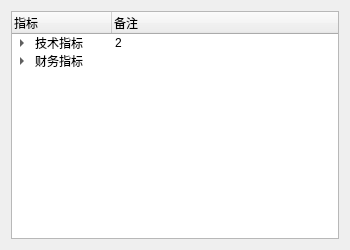
<?xml version="1.0" encoding="UTF-8"?>
<ui version="4.0">
 <class>Form</class>
 <widget class="QWidget" name="Form">
  <property name="geometry">
   <rect>
    <x>0</x>
    <y>0</y>
    <width>350</width>
    <height>250</height>
   </rect>
  </property>
  <property name="windowTitle">
   <string>Form</string>
  </property>
  <layout class="QHBoxLayout" name="horizontalLayout">
   <item>
    <widget class="QTreeWidget" name="treeWidget">
     <column>
      <property name="text">
       <string>指标</string>
      </property>
     </column>
     <column>
      <property name="text">
       <string>备注</string>
      </property>
     </column>
     <item>
      <property name="text">
       <string>技术指标</string>
      </property>
      <property name="text">
       <string>2</string>
      </property>
      <item>
       <property name="text">
        <string>EMA</string>
       </property>
       <property name="text">
        <string>这是EMA</string>
       </property>
      </item>
     </item>
     <item>
      <property name="text">
       <string>财务指标</string>
      </property>
      <property name="text">
       <string/>
      </property>
      <item>
       <property name="text">
        <string>资产负债表</string>
       </property>
       <item>
        <property name="text">
         <string>ROA</string>
        </property>
        <property name="text">
         <string>ROA</string>
        </property>
       </item>
      </item>
     </item>
    </widget>
   </item>
  </layout>
 </widget>
 <resources/>
 <connections/>
</ui>
